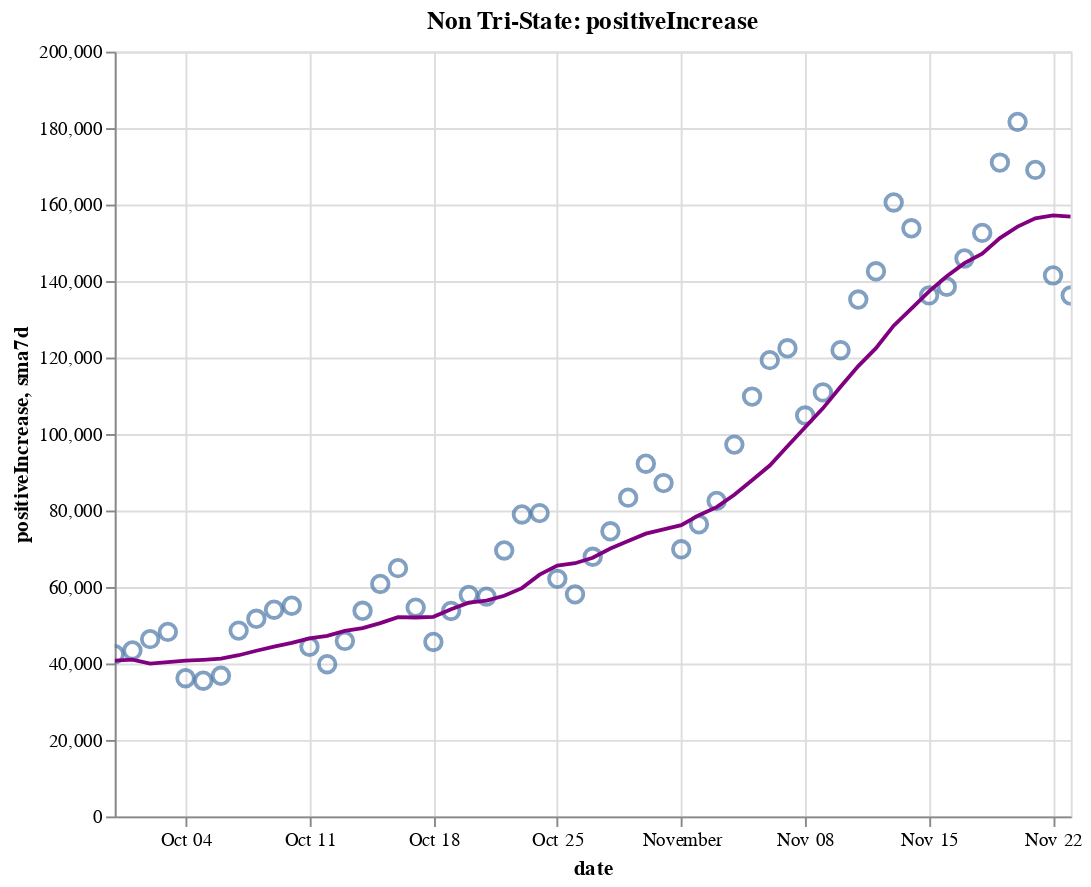

Notebook cell for this chart:
### Code cell
create_plot(non_tristate, 'positiveIncrease')

### Figure 1 — Vega-Lite specification as saved in the notebook (floating-point values rounded to 4 significant figures)
{"config": {"view": {"continuousWidth": 400, "continuousHeight": 300}}, "layer": [{"layer": [{"mark": {"type": "point", "size": 75}, "encoding": {"tooltip": [{"type": "temporal", "field": "date"}, {"type": "quantitative", "field": "positiveIncrease"}, {"type": "quantitative", "field": "sma7d"}], "x": {"type": "temporal", "field": "date"}, "y": {"type": "quantitative", "field": "positiveIncrease"}}, "selection": {"selector014": {"type": "interval", "bind": "scales", "encodings": ["x", "y"]}}}, {"mark": {"type": "line", "color": "purple"}, "encoding": {"x": {"type": "temporal", "field": "date"}, "y": {"type": "quantitative", "field": "sma7d"}}}]}, {"mark": {"type": "rule", "color": "#aaa"}, "encoding": {"x": {"type": "temporal", "field": "date"}}, "transform": [{"filter": {"selection": "selector013"}}]}, {"mark": "circle", "encoding": {"opacity": {"condition": {"value": 1, "selection": "selector013"}, "value": 0}, "tooltip": [{"type": "temporal", "field": "date"}, {"type": "quantitative", "field": "positiveIncrease"}, {"type": "quantitative", "field": "sma7d"}], "x": {"type": "temporal", "field": "date"}, "y": {"type": "quantitative", "field": "positiveIncrease"}}, "selection": {"selector013": {"type": "single", "encodings": ["x"], "on": "mouseover", "nearest": true, "empty": "none"}}}, {"mark": {"type": "text", "align": "left", "dx": 5, "dy": -5, "stroke": "white", "strokeWidth": 2}, "encoding": {"text": {"type": "quantitative", "field": "positiveIncrease"}, "tooltip": [{"type": "temporal", "field": "date"}, {"type": "quantitative", "field": "positiveIncrease"}, {"type": "quantitative", "field": "sma7d"}], "x": {"type": "temporal", "field": "date"}, "y": {"type": "quantitative", "field": "positiveIncrease"}}, "transform": [{"filter": {"selection": "selector013"}}]}, {"mark": {"type": "text", "align": "left", "dx": 5, "dy": -5}, "encoding": {"text": {"type": "quantitative", "field": "positiveIncrease"}, "tooltip": [{"type": "temporal", "field": "date"}, {"type": "quantitative", "field": "positiveIncrease"}, {"type": "quantitative", "field": "sma7d"}], "x": {"type": "temporal", "field": "date"}, "y": {"type": "quantitative", "field": "positiveIncrease"}}, "transform": [{"filter": {"selection": "selector013"}}]}], "data": {"name": "data-5f364a7cb702bbf2912ccca853437b9a"}, "height": 400, "title": "Non Tri-State: positiveIncrease", "width": 500, "$schema": "https://vega.github.io/schema/vega-lite/v4.8.1.json", "datasets": {"data-5f364a7cb702bbf2912ccca853437b9a": [{"date": "2020-09-30T00:00:00", "totalTestResultsIncrease": 749700.0, "positiveIncrease": 42410.0, "death": 152800.0, "deathIncrease": 1041.0, "positiveRate": 0.057, "state": "Non Tri-State", "sma7d": 40760.0}, {"date": "2020-10-01T00:00:00", "totalTestResultsIncrease": 883100.0, "positiveIncrease": 43420.0, "death": 153700.0, "deathIncrease": 829.0, "positiveRate": 0.049, "state": "Non Tri-State", "sma7d": 41010.0}, {"date": "2020-10-02T00:00:00", "totalTestResultsIncrease": 990900.0, "positiveIncrease": 46360.0, "death": 154500.0, "deathIncrease": 826.0, "positiveRate": 0.047, "state": "Non Tri-State", "sma7d": 39970.0}, {"date": "2020-10-03T00:00:00", "totalTestResultsIncrease": 962400.0, "positiveIncrease": 48260.0, "death": 155200.0, "deathIncrease": 721.0, "positiveRate": 0.05, "state": "Non Tri-State", "sma7d": 40350.0}, {"date": "2020-10-04T00:00:00", "totalTestResultsIncrease": 856100.0, "positiveIncrease": 36140.0, "death": 155500.0, "deathIncrease": 347.0, "positiveRate": 0.042, "state": "Non Tri-State", "sma7d": 40730.0}, {"date": "2020-10-05T00:00:00", "totalTestResultsIncrease": 837600.0, "positiveIncrease": 35490.0, "death": 155900.0, "deathIncrease": 327.0, "positiveRate": 0.042, "state": "Non Tri-State", "sma7d": 40960.0}, {"date": "2020-10-06T00:00:00", "totalTestResultsIncrease": 793400.0, "positiveIncrease": 36770.0, "death": 156500.0, "deathIncrease": 610.0, "positiveRate": 0.046, "state": "Non Tri-State", "sma7d": 41260.0}, {"date": "2020-10-07T00:00:00", "totalTestResultsIncrease": 835500.0, "positiveIncrease": 48600.0, "death": 157400.0, "deathIncrease": 895.0, "positiveRate": 0.058, "state": "Non Tri-State", "sma7d": 42150.0}, {"date": "2020-10-08T00:00:00", "totalTestResultsIncrease": 920800.0, "positiveIncrease": 51690.0, "death": 158300.0, "deathIncrease": 964.0, "positiveRate": 0.056, "state": "Non Tri-State", "sma7d": 43330.0}, {"date": "2020-10-09T00:00:00", "totalTestResultsIncrease": 1009000.0, "positiveIncrease": 54060.0, "death": 159200.0, "deathIncrease": 874.0, "positiveRate": 0.054, "state": "Non Tri-State", "sma7d": 44430.0}, {"date": "2020-10-10T00:00:00", "totalTestResultsIncrease": 1082000.0, "positiveIncrease": 55100.0, "death": 159900.0, "deathIncrease": 651.0, "positiveRate": 0.051, "state": "Non Tri-State", "sma7d": 45410.0}, {"date": "2020-10-11T00:00:00", "totalTestResultsIncrease": 958700.0, "positiveIncrease": 44380.0, "death": 160300.0, "deathIncrease": 457.0, "positiveRate": 0.046, "state": "Non Tri-State", "sma7d": 46580.0}, {"date": "2020-10-12T00:00:00", "totalTestResultsIncrease": 804900.0, "positiveIncrease": 39810.0, "death": 160600.0, "deathIncrease": 271.0, "positiveRate": 0.049, "state": "Non Tri-State", "sma7d": 47200.0}, {"date": "2020-10-13T00:00:00", "totalTestResultsIncrease": 936400.0, "positiveIncrease": 45890.0, "death": 161300.0, "deathIncrease": 681.0, "positiveRate": 0.049, "state": "Non Tri-State", "sma7d": 48500.0}, {"date": "2020-10-14T00:00:00", "totalTestResultsIncrease": 853300.0, "positiveIncrease": 53780.0, "death": 162100.0, "deathIncrease": 796.0, "positiveRate": 0.063, "state": "Non Tri-State", "sma7d": 49240.0}, {"date": "2020-10-15T00:00:00", "totalTestResultsIncrease": 928600.0, "positiveIncrease": 60790.0, "death": 163000.0, "deathIncrease": 915.0, "positiveRate": 0.065, "state": "Non Tri-State", "sma7d": 50540.0}, {"date": "2020-10-16T00:00:00", "totalTestResultsIncrease": 1028000.0, "positiveIncrease": 64930.0, "death": 163900.0, "deathIncrease": 874.0, "positiveRate": 0.063, "state": "Non Tri-State", "sma7d": 52100.0}, {"date": "2020-10-17T00:00:00", "totalTestResultsIncrease": 1104000.0, "positiveIncrease": 54610.0, "death": 164600.0, "deathIncrease": 751.0, "positiveRate": 0.049, "state": "Non Tri-State", "sma7d": 52030.0}, {"date": "2020-10-18T00:00:00", "totalTestResultsIncrease": 921000.0, "positiveIncrease": 45620.0, "death": 165000.0, "deathIncrease": 383.0, "positiveRate": 0.05, "state": "Non Tri-State", "sma7d": 52200.0}, {"date": "2020-10-19T00:00:00", "totalTestResultsIncrease": 894200.0, "positiveIncrease": 53730.0, "death": 165400.0, "deathIncrease": 431.0, "positiveRate": 0.06, "state": "Non Tri-State", "sma7d": 54190.0}, {"date": "2020-10-20T00:00:00", "totalTestResultsIncrease": 825200.0, "positiveIncrease": 57920.0, "death": 166200.0, "deathIncrease": 807.0, "positiveRate": 0.07, "state": "Non Tri-State", "sma7d": 55910.0}, {"date": "2020-10-21T00:00:00", "totalTestResultsIncrease": 771400.0, "positiveIncrease": 57480.0, "death": 167200.0, "deathIncrease": 989.0, "positiveRate": 0.075, "state": "Non Tri-State", "sma7d": 56440.0}, {"date": "2020-10-22T00:00:00", "totalTestResultsIncrease": 1035000.0, "positiveIncrease": 69550.0, "death": 168300.0, "deathIncrease": 1101.0, "positiveRate": 0.067, "state": "Non Tri-State", "sma7d": 57690.0}, {"date": "2020-10-23T00:00:00", "totalTestResultsIncrease": 1176000.0, "positiveIncrease": 78970.0, "death": 169200.0, "deathIncrease": 894.0, "positiveRate": 0.067, "state": "Non Tri-State", "sma7d": 59700.0}, {"date": "2020-10-24T00:00:00", "totalTestResultsIncrease": 1164000.0, "positiveIncrease": 79320.0, "death": 170100.0, "deathIncrease": 861.0, "positiveRate": 0.068, "state": "Non Tri-State", "sma7d": 63230.0}, {"date": "2020-10-25T00:00:00", "totalTestResultsIncrease": 1021000.0, "positiveIncrease": 62130.0, "death": 170400.0, "deathIncrease": 358.0, "positiveRate": 0.061, "state": "Non Tri-State", "sma7d": 65590.0}, {"date": "2020-10-26T00:00:00", "totalTestResultsIncrease": 961800.0, "positiveIncrease": 58070.0, "death": 170800.0, "deathIncrease": 371.0, "positiveRate": 0.06, "state": "Non Tri-State", "sma7d": 66210.0}, {"date": "2020-10-27T00:00:00", "totalTestResultsIncrease": 911800.0, "positiveIncrease": 67910.0, "death": 171700.0, "deathIncrease": 884.0, "positiveRate": 0.074, "state": "Non Tri-State", "sma7d": 67630.0}, {"date": "2020-10-28T00:00:00", "totalTestResultsIncrease": 909300.0, "positiveIncrease": 74560.0, "death": 172700.0, "deathIncrease": 1002.0, "positiveRate": 0.082, "state": "Non Tri-State", "sma7d": 70070.0}, {"date": "2020-10-29T00:00:00", "totalTestResultsIncrease": 1092000.0, "positiveIncrease": 83360.0, "death": 173700.0, "deathIncrease": 998.0, "positiveRate": 0.076, "state": "Non Tri-State", "sma7d": 72050.0}, {"date": "2020-10-30T00:00:00", "totalTestResultsIncrease": 1181000.0, "positiveIncrease": 92240.0, "death": 174600.0, "deathIncrease": 926.0, "positiveRate": 0.078, "state": "Non Tri-State", "sma7d": 73940.0}, {"date": "2020-10-31T00:00:00", "totalTestResultsIncrease": 1171000.0, "positiveIncrease": 87180.0, "death": 175600.0, "deathIncrease": 937.0, "positiveRate": 0.074, "state": "Non Tri-State", "sma7d": 75060.0}, {"date": "2020-11-01T00:00:00", "totalTestResultsIncrease": 976800.0, "positiveIncrease": 69850.0, "death": 175900.0, "deathIncrease": 367.0, "positiveRate": 0.072, "state": "Non Tri-State", "sma7d": 76170.0}, {"date": "2020-11-02T00:00:00", "totalTestResultsIncrease": 1083000.0, "positiveIncrease": 76400.0, "death": 176400.0, "deathIncrease": 471.0, "positiveRate": 0.071, "state": "Non Tri-State", "sma7d": 78780.0}, {"date": "2020-11-03T00:00:00", "totalTestResultsIncrease": 950900.0, "positiveIncrease": 82510.0, "death": 177900.0, "deathIncrease": 1482.0, "positiveRate": 0.087, "state": "Non Tri-State", "sma7d": 80870.0}, {"date": "2020-11-04T00:00:00", "totalTestResultsIncrease": 1048000.0, "positiveIncrease": 97230.0, "death": 179000.0, "deathIncrease": 1077.0, "positiveRate": 0.093, "state": "Non Tri-State", "sma7d": 84110.0}, {"date": "2020-11-05T00:00:00", "totalTestResultsIncrease": 1296000.0, "positiveIncrease": 109800.0, "death": 180000.0, "deathIncrease": 1084.0, "positiveRate": 0.085, "state": "Non Tri-State", "sma7d": 87890.0}, {"date": "2020-11-06T00:00:00", "totalTestResultsIncrease": 1326000.0, "positiveIncrease": 119300.0, "death": 181200.0, "deathIncrease": 1122.0, "positiveRate": 0.09, "state": "Non Tri-State", "sma7d": 91750.0}, {"date": "2020-11-07T00:00:00", "totalTestResultsIncrease": 1149000.0, "positiveIncrease": 122400.0, "death": 182200.0, "deathIncrease": 1077.0, "positiveRate": 0.107, "state": "Non Tri-State", "sma7d": 96790.0}, {"date": "2020-11-08T00:00:00", "totalTestResultsIncrease": 1104000.0, "positiveIncrease": 104800.0, "death": 182700.0, "deathIncrease": 462.0, "positiveRate": 0.095, "state": "Non Tri-State", "sma7d": 101800.0}, {"date": "2020-11-09T00:00:00", "totalTestResultsIncrease": 1240000.0, "positiveIncrease": 110900.0, "death": 183200.0, "deathIncrease": 525.0, "positiveRate": 0.089, "state": "Non Tri-State", "sma7d": 106700.0}, {"date": "2020-11-10T00:00:00", "totalTestResultsIncrease": 1092000.0, "positiveIncrease": 121900.0, "death": 184500.0, "deathIncrease": 1298.0, "positiveRate": 0.112, "state": "Non Tri-State", "sma7d": 112300.0}, {"date": "2020-11-11T00:00:00", "totalTestResultsIncrease": 1168000.0, "positiveIncrease": 135200.0, "death": 186000.0, "deathIncrease": 1498.0, "positiveRate": 0.116, "state": "Non Tri-State", "sma7d": 117800.0}, {"date": "2020-11-12T00:00:00", "totalTestResultsIncrease": 1246000.0, "positiveIncrease": 142600.0, "death": 187100.0, "deathIncrease": 1083.0, "positiveRate": 0.114, "state": "Non Tri-State", "sma7d": 122400.0}, {"date": "2020-11-13T00:00:00", "totalTestResultsIncrease": 1404000.0, "positiveIncrease": 160600.0, "death": 188300.0, "deathIncrease": 1213.0, "positiveRate": 0.114, "state": "Non Tri-State", "sma7d": 128300.0}, {"date": "2020-11-14T00:00:00", "totalTestResultsIncrease": 1436000.0, "positiveIncrease": 153800.0, "death": 189600.0, "deathIncrease": 1262.0, "positiveRate": 0.107, "state": "Non Tri-State", "sma7d": 132800.0}, {"date": "2020-11-15T00:00:00", "totalTestResultsIncrease": 1353000.0, "positiveIncrease": 136200.0, "death": 190200.0, "deathIncrease": 629.0, "positiveRate": 0.101, "state": "Non Tri-State", "sma7d": 137300.0}, {"date": "2020-11-16T00:00:00", "totalTestResultsIncrease": 1265000.0, "positiveIncrease": 138500.0, "death": 190800.0, "deathIncrease": 575.0, "positiveRate": 0.11, "state": "Non Tri-State", "sma7d": 141300.0}, {"date": "2020-11-17T00:00:00", "totalTestResultsIncrease": 1277000.0, "positiveIncrease": 145900.0, "death": 192300.0, "deathIncrease": 1475.0, "positiveRate": 0.114, "state": "Non Tri-State", "sma7d": 144700.0}, {"date": "2020-11-18T00:00:00", "totalTestResultsIncrease": 1254000.0, "positiveIncrease": 152600.0, "death": 194000.0, "deathIncrease": 1783.0, "positiveRate": 0.122, "state": "Non Tri-State", "sma7d": 147200.0}, {"date": "2020-11-19T00:00:00", "totalTestResultsIncrease": 1582000.0, "positiveIncrease": 171000.0, "death": 195900.0, "deathIncrease": 1884.0, "positiveRate": 0.108, "state": "Non Tri-State", "sma7d": 151200.0}, {"date": "2020-11-20T00:00:00", "totalTestResultsIncrease": 1633000.0, "positiveIncrease": 181600.0, "death": 197700.0, "deathIncrease": 1781.0, "positiveRate": 0.111, "state": "Non Tri-State", "sma7d": 154200.0}, {"date": "2020-11-21T00:00:00", "totalTestResultsIncrease": 1746000.0, "positiveIncrease": 169100.0, "death": 199100.0, "deathIncrease": 1444.0, "positiveRate": 0.097, "state": "Non Tri-State", "sma7d": 156400.0}, {"date": "2020-11-22T00:00:00", "totalTestResultsIncrease": 1494000.0, "positiveIncrease": 141500.0, "death": 200000.0, "deathIncrease": 846.0, "positiveRate": 0.095, "state": "Non Tri-State", "sma7d": 157200.0}, {"date": "2020-11-23T00:00:00", "totalTestResultsIncrease": 1402000.0, "positiveIncrease": 136200.0, "death": 200900.0, "deathIncrease": 869.0, "positiveRate": 0.097, "state": "Non Tri-State", "sma7d": 156800.0}]}}
